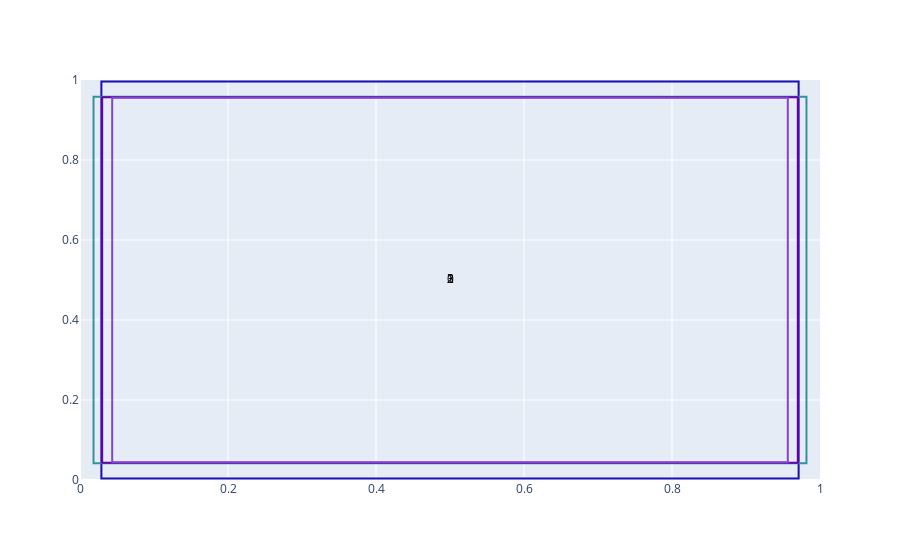

The notebook cell this image was saved under:
### Code cell
import matplotlib.patches as patches
from copy import copy
import matplotlib.pyplot as plt
import matplotlib.patches as patches
import matplotlib._color_data as mcd
import random
import plotly.graph_objects as go

colors = [name for name in mcd.CSS4_COLORS
           if "xkcd:" + name in mcd.XKCD_COLORS]


def extract_embeddings(boxes):
        list_box = []
        list_box.append(boxes.z.data.tolist())
        list_box.append(boxes.Z.data.tolist())
        rect = patches.Rectangle((list_box[0][0], list_box[0][1]), 
                    list_box[1][0] - list_box[0][0], 
                    list_box[1][1] - list_box[0][1])
        
        rx, ry = rect.get_xy()
        cx = rx + rect.get_width()/2.0
        cy = ry + rect.get_height()/2.0

        return rect, [list_box[0][0], list_box[0][1], list_box[1][0], list_box[1][1]], cx, cy

lis_all = list(range(4))
center_x = []
center_y = []
words = []
all_rect = []
points = []

for i in lis_all:
    emb = boxes_target[i]
    rect, p, cx, cy = extract_embeddings(emb)
    all_rect.append(rect)
    points.append(p)
    center_x.append(cx)
    center_y.append(cy)
    words.append(str(i))

fig = go.Figure()

fig.add_trace(
    go.Scatter(
        x=center_x,
        y=center_y,
        mode="text",
        text=words,
        textposition="middle center",
        textfont=dict(color="black"),
    )
)

fig.update_xaxes(range=[0, 1])
fig.update_yaxes(range=[0, 1])

for i, point in enumerate(points):
  color = "#%06x" % random.randint(0, 0xFFFFFF)
  fig.add_shape(type="rect",
      x0=point[0], y0=point[1], x1=point[2], y1=point[3],
      line=dict(color=color),
  )

fig.update_layout(margin=dict(l=80, r=80, t=80, b=80),)

### Figure 1 — Plotly figure (JSON) as saved in the notebook; plotly's stock layout.template omitted (floating-point values rounded to 4 significant figures)
{"data": [{"mode": "text", "text": ["0", "1", "2", "3"], "textfont": {"color": "black"}, "textposition": "middle center", "type": "scatter", "x": [0.5, 0.5, 0.5, 0.5], "y": [0.5, 0.5, 0.5, 0.5]}], "layout": {"margin": {"b": 80, "l": 80, "r": 80, "t": 80}, "shapes": [{"line": {"color": "#1b0eb3"}, "type": "rect", "x0": 0.02888, "x1": 0.9711, "y0": 0.00392, "y1": 0.9961}, {"line": {"color": "#369199"}, "type": "rect", "x0": 0.01829, "x1": 0.9817, "y0": 0.04183, "y1": 0.9582}, {"line": {"color": "#6801a8"}, "type": "rect", "x0": 0.02998, "x1": 0.97, "y0": 0.04327, "y1": 0.9567}, {"line": {"color": "#8544cf"}, "type": "rect", "x0": 0.0435, "x1": 0.9565, "y0": 0.04429, "y1": 0.9557}], "xaxis": {"range": [0, 1]}, "yaxis": {"range": [0, 1]}}}
